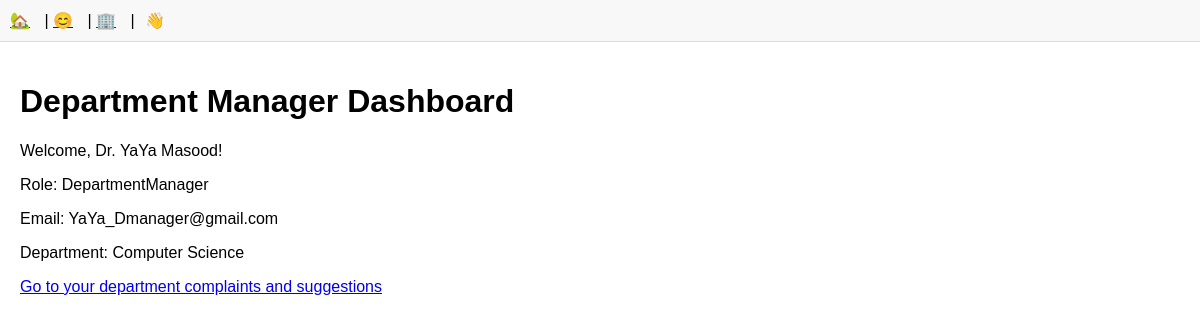
Page /members/department/dashboard/ (signed in) on the committed database.
### members/models.py (models this page shows, shortened)
class User(AbstractUser):
    ROLE_CHOICES = [
        ("Student", "Student"),
        ("GeneralManager", "General Manager"),
        ("DepartmentManager", "Department Manager"),
    ]
    UserId = models.AutoField(primary_key=True)
    Name = models.CharField(max_length=255)
    GPA = models.DecimalField(max_digits=4, decimal_places=2, default=0)
    email = models.EmailField(unique=True)
    Role = models.CharField(max_length=20, choices=ROLE_CHOICES, default="Student")
    DepartmentId = models.ForeignKey(
        Department, null=True, blank=True, on_delete=models.SET_NULL, related_name="users"
    )
    USERNAME_FIELD = "username"
    REQUIRED_FIELDS = ["email", "Name", "Role"]

class Department(models.Model):
    DepartmentId = models.AutoField(primary_key=True)
    DepartmentName = models.CharField(max_length=255)

### members/views.py (the view)
# urls.py: path('department/dashboard/', views.DepartmentManagerDashboard, name='department_manager_dashboard'),
def DepartmentManagerDashboard(request):
    if not request.user.is_authenticated or request.user.Role != "DepartmentManager":
        return redirect("home")
    return render(request, "department_manager_dashboard.html", {"user": request.user})

### members/templates/department_manager_dashboard.html (shortened to what this page needs)
{% extends 'layout.html' %}
{% block content %}
    <h1>Department Manager Dashboard</h1>
    <p>Welcome, {{ user.Name }}!</p>
    <p>Role: {{ user.Role }}</p>
    <p>Email: {{ user.email }}</p>
    {% if user.DepartmentId %}
        <p>Department: {{ user.DepartmentId.DepartmentName }}</p>
    {% else %}
        <p>Department: Not assigned</p>
    {% endif %}
    <p><a href="{% url 'members:department_complaints' %}">Go to your department complaints and suggestions</a></p>
{% endblock %}

### static/css/style.css (style rules this page uses)
body { font-family: Arial, sans-serif; margin: 0; padding: 0; }

### rows in the picture
User: Name "Dr. YaYa Masood", Role "DepartmentManager", email "YaYa_Dmanager@gmail.com", DepartmentId.DepartmentName "Computer Science"
